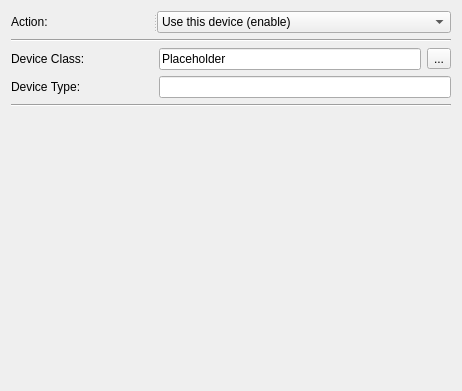
<?xml version="1.0" encoding="UTF-8"?>
<ui version="4.0">
 <class>DeviceWidget</class>
 <widget class="QWidget" name="DeviceWidget">
  <property name="geometry">
   <rect>
    <x>0</x>
    <y>0</y>
    <width>462</width>
    <height>391</height>
   </rect>
  </property>
  <property name="windowTitle">
   <string>Form</string>
  </property>
  <layout class="QGridLayout" name="gridLayout_2">
   <item row="3" column="0">
    <widget class="Line" name="lineBottom">
     <property name="orientation">
      <enum>Qt::Horizontal</enum>
     </property>
    </widget>
   </item>
   <item row="1" column="0">
    <widget class="Line" name="lineTop">
     <property name="orientation">
      <enum>Qt::Horizontal</enum>
     </property>
    </widget>
   </item>
   <item row="0" column="0">
    <widget class="QSplitter" name="splitter">
     <property name="orientation">
      <enum>Qt::Horizontal</enum>
     </property>
     <widget class="QLabel" name="actionLabel">
      <property name="sizePolicy">
       <sizepolicy hsizetype="Fixed" vsizetype="Preferred">
        <horstretch>0</horstretch>
        <verstretch>0</verstretch>
       </sizepolicy>
      </property>
      <property name="minimumSize">
       <size>
        <width>142</width>
        <height>0</height>
       </size>
      </property>
      <property name="maximumSize">
       <size>
        <width>142</width>
        <height>16777215</height>
       </size>
      </property>
      <property name="text">
       <string>Action:</string>
      </property>
      <property name="buddy">
       <cstring>actionComboBox</cstring>
      </property>
     </widget>
     <widget class="QComboBox" name="actionComboBox">
      <property name="currentText">
       <string>Use this device (enable)</string>
      </property>
      <item>
       <property name="text">
        <string>Use this device (enable)</string>
       </property>
      </item>
      <item>
       <property name="text">
        <string>Do not user this device (disable)</string>
       </property>
      </item>
     </widget>
    </widget>
   </item>
   <item row="2" column="0">
    <layout class="QGridLayout" name="gridLayout">
     <item row="0" column="2">
      <widget class="QToolButton" name="sourceToolButton">
       <property name="text">
        <string>...</string>
       </property>
      </widget>
     </item>
     <item row="0" column="0">
      <widget class="QLabel" name="deviceClassLabel">
       <property name="sizePolicy">
        <sizepolicy hsizetype="Fixed" vsizetype="Preferred">
         <horstretch>0</horstretch>
         <verstretch>0</verstretch>
        </sizepolicy>
       </property>
       <property name="minimumSize">
        <size>
         <width>142</width>
         <height>0</height>
        </size>
       </property>
       <property name="font">
        <font>
         <pointsize>9</pointsize>
        </font>
       </property>
       <property name="text">
        <string>Device Class:</string>
       </property>
       <property name="buddy">
        <cstring>deviceClassLineEdit</cstring>
       </property>
      </widget>
     </item>
     <item row="0" column="1">
      <widget class="QLineEdit" name="deviceClassLineEdit">
       <property name="text">
        <string>Placeholder</string>
       </property>
      </widget>
     </item>
     <item row="1" column="0">
      <widget class="QLabel" name="deviceTypeLabel">
       <property name="sizePolicy">
        <sizepolicy hsizetype="Fixed" vsizetype="Preferred">
         <horstretch>0</horstretch>
         <verstretch>0</verstretch>
        </sizepolicy>
       </property>
       <property name="minimumSize">
        <size>
         <width>142</width>
         <height>0</height>
        </size>
       </property>
       <property name="maximumSize">
        <size>
         <width>142</width>
         <height>16777215</height>
        </size>
       </property>
       <property name="text">
        <string>Device Type:</string>
       </property>
       <property name="buddy">
        <cstring>deviceTypeLineEdit</cstring>
       </property>
      </widget>
     </item>
     <item row="1" column="1" colspan="2">
      <widget class="QLineEdit" name="deviceTypeLineEdit"/>
     </item>
    </layout>
   </item>
   <item row="4" column="0">
    <spacer name="verticalSpacer">
     <property name="orientation">
      <enum>Qt::Vertical</enum>
     </property>
     <property name="sizeHint" stdset="0">
      <size>
       <width>20</width>
       <height>40</height>
      </size>
     </property>
    </spacer>
   </item>
  </layout>
 </widget>
 <tabstops>
  <tabstop>actionComboBox</tabstop>
  <tabstop>deviceClassLineEdit</tabstop>
  <tabstop>sourceToolButton</tabstop>
  <tabstop>deviceTypeLineEdit</tabstop>
 </tabstops>
 <resources/>
 <connections/>
</ui>
